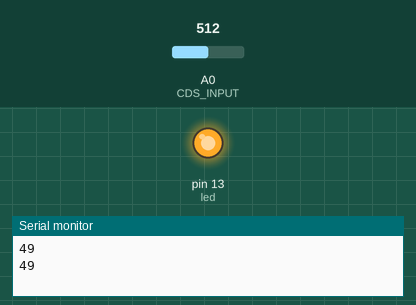
A sketch run on a simulated Arduino Uno, built with avr-gcc and run on an emulated ATmega328P. On the bench: output pins drawn as LEDs (lit = HIGH), the last lines printed to the serial monitor. Inputs (shaded band) come from the test bench; at power-on: A0 (CDS_INPUT) = 512.

Above: at 1.8 s.
1.9 s: A0 (CDS_INPUT) set to 357
3.4 s: A0 (CDS_INPUT) set to 327
At 5.0 s:
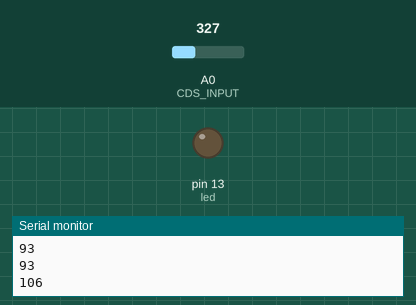
5.5 s: A0 (CDS_INPUT) set to 511
At 6.5 s:
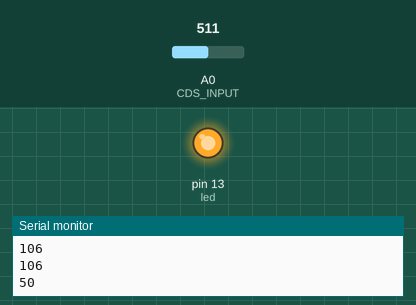
7.5 s: A0 (CDS_INPUT) set to 306
At 9.3 s:
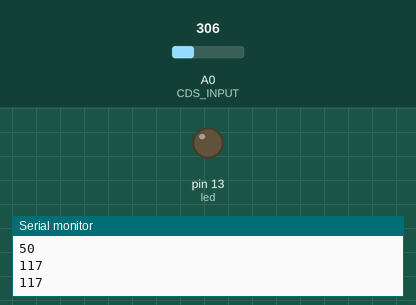
Timing chart, 0 to 10.5 s (numbered marks = the images above; inputs shaded):
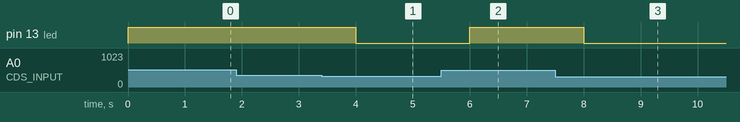

The sketch:

AA09_CdS_LED.ino
```cpp
#define CDS_INPUT 0

const int led = 13;
int threshold = 100;
void setup()
{
  pinMode(led, OUTPUT);
  Serial.begin(9600);
}

void loop()
{
  int value = analogRead(CDS_INPUT);
  int lux = int(luminosity(value));
  Serial.println(lux);

  if(lux >= threshold)
  digitalWrite(led, LOW);
  else
  digitalWrite(led, HIGH);

  delay(1000);
}

double luminosity (int RawADC0)
{
  double Vout=RawADC0*5.0/1023;  // 5/1023 (Vin = 5 V)
  double lux=(2500/Vout-500)/10;
  // lux = 500 / Rldr, Vout = Ildr*Rldr = (5/(10 + Rldr))*Rldr
  return lux;
}
```

Measured:
- the behaviour switches between 342 and 341 on A0 (CDS_INPUT) (found by bisection; images 0 and 1)
- after the input at 3.4 s, pin 13 (led): HIGH → LOW after 0.60 s
- after the input at 5.5 s, pin 13 (led): LOW → HIGH after 0.50 s
- after the input at 7.5 s, pin 13 (led): HIGH → LOW after 0.50 s
